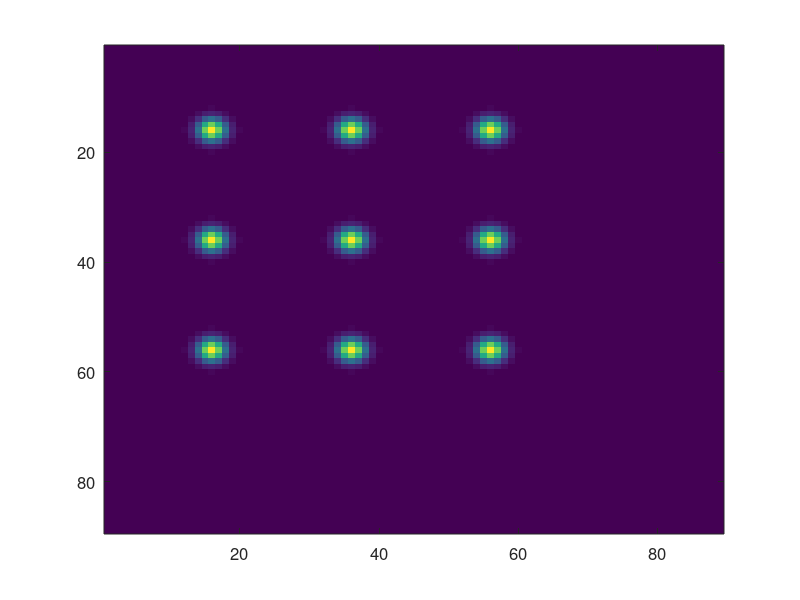
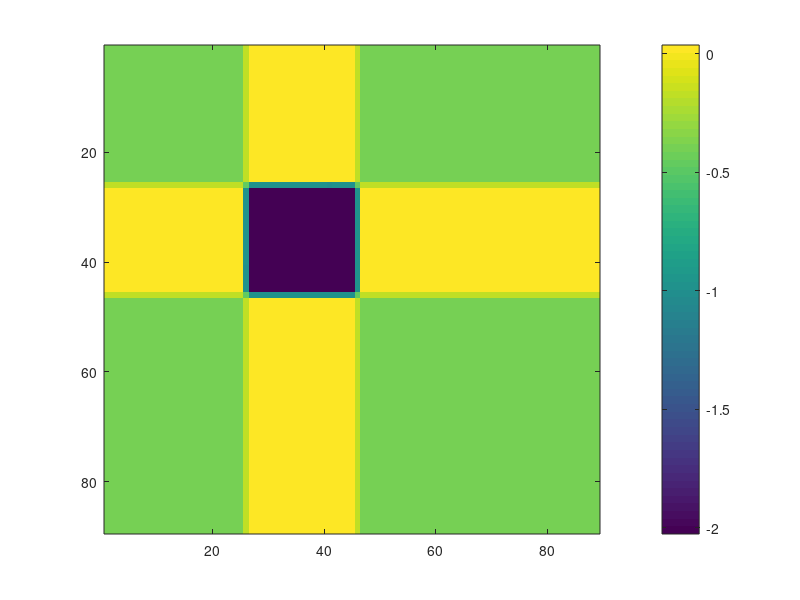

MATLAB code for these plots, in order: (Note: this script raises an error after producing the figures.)
clc;
clear all;
close all;

%% define a backbone
global lambda k AmpImage N M meshSize z;
N = 3; %3by3
space = 200e-6; %Spacing between elements
z = 1000e-6; % Distance of Image plane from the resonator plane

lambda = 1.550e-6;
k = 2 * pi / lambda;

Amp_sample = ones(N,N);
Phase_sample = [-0.402838125625603	0.0368064810044825	-0.402838125625603
0.0368064810044825	-2.02683361958052	0.0368064810044825
-0.402838125625603	0.0368064810044825	-0.402838125625603];

% sizeOfResonator = 10e-6; %10um.
spotSize = 20e-6;
meshSize = 10000E-9;

boundary = 00e-6;

nearFields{N,N} = 0;

totalMesh = (space + boundary+ spotSize)*(N+1)/meshSize;

[xsNear, ysNear] = meshgrid((0:totalMesh) .* meshSize); % defining near field grid + xN/2

nearField = 0;

%% Generate the sample plane profile
for col = 1:N
    for row = 1:N
        nearFields{row, col} = Amp_sample(row, col) * exp((-((xsNear - boundary*2 - (col-0.25) * space).^2 ...
        + (ysNear - boundary*2 - (row-0.25) * space).^2) / (spotSize^2))) * exp(1i * Phase_sample(row, col));
        nearField = nearField + nearFields{row, col};
    end
end

figure;
imagesc(abs(nearField));
set(gcf, 'Position', [00, 00, 350, 300])
set(gca,'FontSize', 12) % Font Size

figure;
imagesc(angle(nearField));
colorbar

%% calculate the hologram
E_holo = HologramHelperClass.supperposition(conj(nearField));

figure;
imagesc(abs((E_holo.*E_holo)));
set(gcf, 'Position', [00, 00, 350, 300])
set(gca,'FontSize', 12) % Font Size

figure;
imagesc(angle(E_holo));

